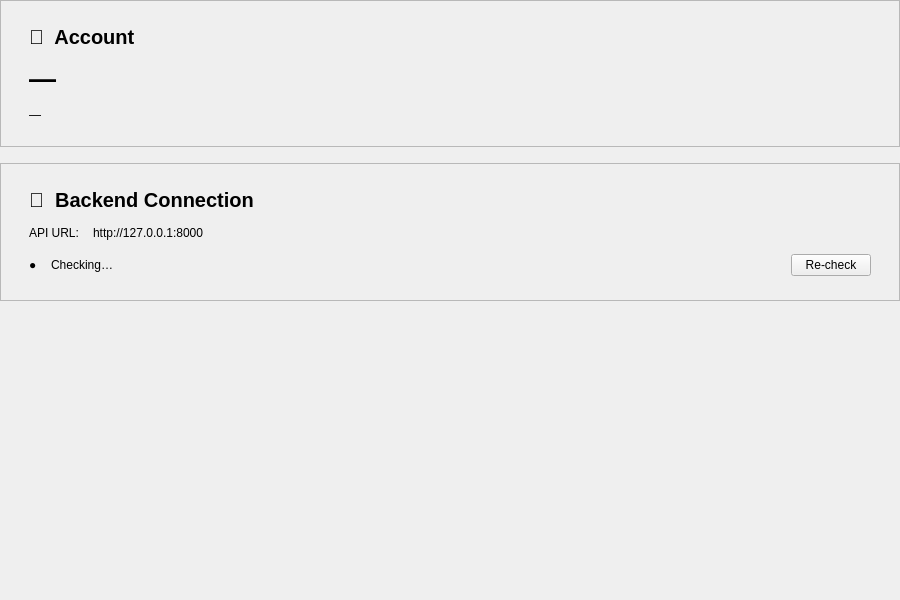
<?xml version="1.0" encoding="UTF-8"?>
<ui version="4.0">
 <class>SettingsPage</class>
 <widget class="QWidget" name="SettingsPage">
  <property name="geometry"><rect><x>0</x><y>0</y><width>900</width><height>600</height></rect></property>
  <property name="windowTitle"><string>Settings</string></property>

  <layout class="QVBoxLayout" name="mainLayout">
   <property name="spacing"><number>16</number></property>
   <property name="leftMargin"><number>0</number></property><property name="topMargin"><number>0</number></property>
   <property name="rightMargin"><number>0</number></property><property name="bottomMargin"><number>0</number></property>

   <!-- Account card -->
   <item>
    <widget class="QFrame" name="accountCard">
     <property name="frameShape"><enum>QFrame::StyledPanel</enum></property>
     <layout class="QVBoxLayout" name="accountLayout">
      <property name="leftMargin"><number>28</number></property><property name="topMargin"><number>24</number></property>
      <property name="rightMargin"><number>28</number></property><property name="bottomMargin"><number>24</number></property>
      <property name="spacing"><number>14</number></property>
      <item><widget class="QLabel" name="accountTitle"><property name="text"><string>👤  Account</string></property><property name="font"><font><family>Segoe UI</family><pointsize>15</pointsize><weight>75</weight><bold>true</bold></font></property></widget></item>
      <item><widget class="QLabel" name="userNameLabel"><property name="text"><string>—</string></property><property name="font"><font><family>Segoe UI</family><pointsize>20</pointsize><weight>87</weight></font></property></widget></item>
      <item><widget class="QLabel" name="userRoleLabel"><property name="text"><string>—</string></property></widget></item>
     </layout>
    </widget>
   </item>

   <!-- Backend status card -->
   <item>
    <widget class="QFrame" name="backendCard">
     <property name="frameShape"><enum>QFrame::StyledPanel</enum></property>
     <layout class="QVBoxLayout" name="backendLayout">
      <property name="leftMargin"><number>28</number></property><property name="topMargin"><number>24</number></property>
      <property name="rightMargin"><number>28</number></property><property name="bottomMargin"><number>24</number></property>
      <property name="spacing"><number>14</number></property>
      <item><widget class="QLabel" name="backendTitle"><property name="text"><string>🔌  Backend Connection</string></property><property name="font"><font><family>Segoe UI</family><pointsize>15</pointsize><weight>75</weight><bold>true</bold></font></property></widget></item>
      <item>
       <layout class="QHBoxLayout" name="urlRow">
        <item><widget class="QLabel" name="urlLabel"><property name="text"><string>API URL:</string></property></widget></item>
        <item><widget class="QLabel" name="urlValueLabel"><property name="text"><string>http://127.0.0.1:8000</string></property></widget></item>
        <item><spacer><property name="orientation"><enum>Qt::Horizontal</enum></property><property name="sizeHint" stdset="0"><size><width>40</width><height>0</height></size></property></spacer></item>
       </layout>
      </item>
      <item>
       <layout class="QHBoxLayout" name="statusRow">
        <item><widget class="QLabel" name="statusDot"><property name="text"><string>●</string></property></widget></item>
        <item><widget class="QLabel" name="statusLabel"><property name="text"><string>Checking…</string></property></widget></item>
        <item><spacer><property name="orientation"><enum>Qt::Horizontal</enum></property><property name="sizeHint" stdset="0"><size><width>40</width><height>0</height></size></property></spacer></item>
        <item><widget class="QPushButton" name="recheckButton"><property name="text"><string>Re-check</string></property></widget></item>
       </layout>
      </item>
     </layout>
    </widget>
   </item>

   <item>
    <spacer name="bottomSpacer">
     <property name="orientation"><enum>Qt::Vertical</enum></property>
     <property name="sizeHint" stdset="0"><size><width>0</width><height>40</height></size></property>
    </spacer>
   </item>

  </layout>
 </widget>
 <resources/>
 <connections/>
</ui>
